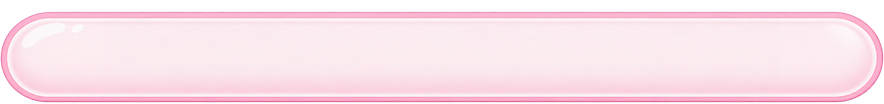
#> input picture docs/assets/tool-dialog-v1/ui_deadlock_banner_v1.png, 884 x 104 px, given in place of deadlock-banner-flat-v2.png, which was not available
$ python export-deadlock-banner-flat.py
#> lines starting #> are read from the running program, lines starting #| are printed output that depends on the picture; pictures that were not available may be replaced by others from this repository, and a replacement may not be noted
"""Export Imagegen banner; preserve alpha and rounded end geometry."""
from pathlib import Path
from PIL import Image
import hashlib, json

root = Path(__file__).resolve().parents[1]
source = root / 'output/imagegen/deadlock-banner-flat-v2.png'
im = Image.open(source).convert('RGBA')
#> im is the input picture: PIL image 884x104 RGBA; mean R, G, B, A 217.4, 191.1, 200.5, 213.7
assert im.getchannel('A').getextrema()[0] == 0, 'Expected generated transparent background'
# Remove isolated generated fringe pixels outside the dense panel body.
a = im.getchannel('A')
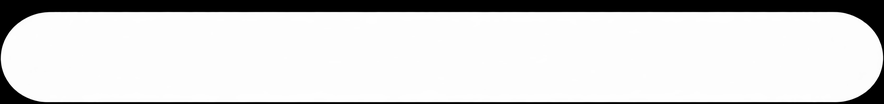
#> a: PIL image 884x104 L; min 0, max 255, mean 213.7
ys = [y for y in range(im.height) if sum(v > 200 for v in a.crop((0,y,im.width,y+1)).getdata()) > im.width * .7]
#> ys = 90 values from 12 to 101
assert ys, 'Panel body not found'
y0,y1=min(ys),max(ys)+1
#> y0 = 12; y1 = 102
xs = [x for x in range(im.width) if sum(v > 200 for v in a.crop((x,y0,x+1,y1)).getdata()) > (y1-y0)*.7]
#> xs = 854 values from 15 to 868
im = im.crop((max(0,min(xs)-1),max(0,y0-1),min(im.width,max(xs)+2),min(im.height,y1+1)))
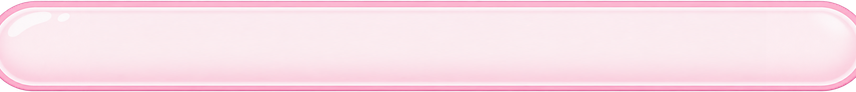
#> im: PIL image 856x92 RGBA; mean R, G, B, A 247, 217.6, 228, 245.9; transparent parts drawn white
width, height = 884, 104
im = im.resize((round(im.width * height / im.height), height), Image.Resampling.LANCZOS)
#> im: PIL image 968x104 RGBA
cap = min(height, im.width // 3)
#> cap = 104
result = Image.new('RGBA', (width, height))
#> result: PIL image 884x104 RGBA; every value is 0
result.alpha_composite(im.crop((0, 0, cap, height)), (0, 0))
middle = im.crop((cap, 0, im.width - cap, height)).resize((width - 2 * cap, height), Image.Resampling.LANCZOS)
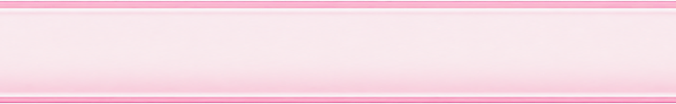
#> middle: PIL image 676x104 RGBA; mean R, G, B, A 246.7, 217.5, 227.8, 247.6; transparent parts drawn white
result.alpha_composite(middle, (cap, 0))
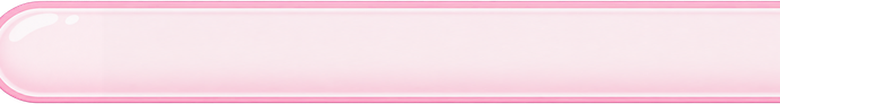
#> result: PIL image 884x104 RGBA; mean R, G, B, A 217, 191.2, 200.3, 217.4; transparent parts drawn white
result.alpha_composite(im.crop((im.width - cap, 0, im.width, height)), (width - cap, 0))
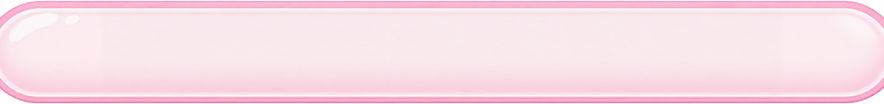
#> result: PIL image 884x104 RGBA; mean R, G, B, A 245.3, 215.9, 226.3, 245.4; transparent parts drawn white
# Keep the generated silhouette, cap panel opacity at 45 percent.
alpha = result.getchannel('A'); peak = alpha.getextrema()[1]
#> after `alpha = result.getchannel('A')`:
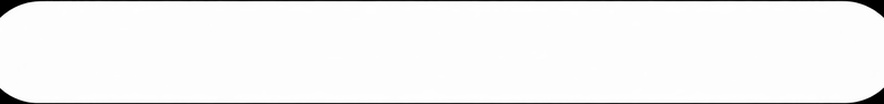
#> alpha: PIL image 884x104 L; min 0, max 255, mean 245.4
#> after `peak = alpha.getextrema()[1]`: peak = 255
result.putalpha(alpha.point(lambda a: round(a * 115 / max(1, peak))))
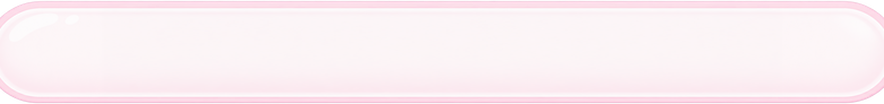
#> result: PIL image 884x104 RGBA; mean R, G, B, A 245.3, 215.9, 226.3, 110.6; transparent parts drawn white
asset = root / 'assets/tool-dialog-v1/ui_deadlock_banner_v2.png'
result.save(asset)
result.save(root / 'assets/runtime-ui/ui_deadlock_banner_v2.webp', lossless=True, exact=True)
(root / 'art/deadlock-banner-flat-provenance.json').write_text(json.dumps({
    'method': 'official Imagegen CLI generate',
    'model': 'gpt-image-2', 'quality': 'high',
    'prompt': 'art/deadlock-banner-flat-prompt.txt',
    'source': str(source.relative_to(root)),
    'source_sha256': hashlib.sha256(source.read_bytes()).hexdigest(),
    'asset': str(asset.relative_to(root)),
    'processing': 'Preserved generated silhouette; cropped margins; scaled end geometry uniformly and resized center; normalized maximum alpha to 115/255 for a translucent overlay.',
}, indent=2), encoding='utf-8')
print('Exported transparent 884x104 banner')
